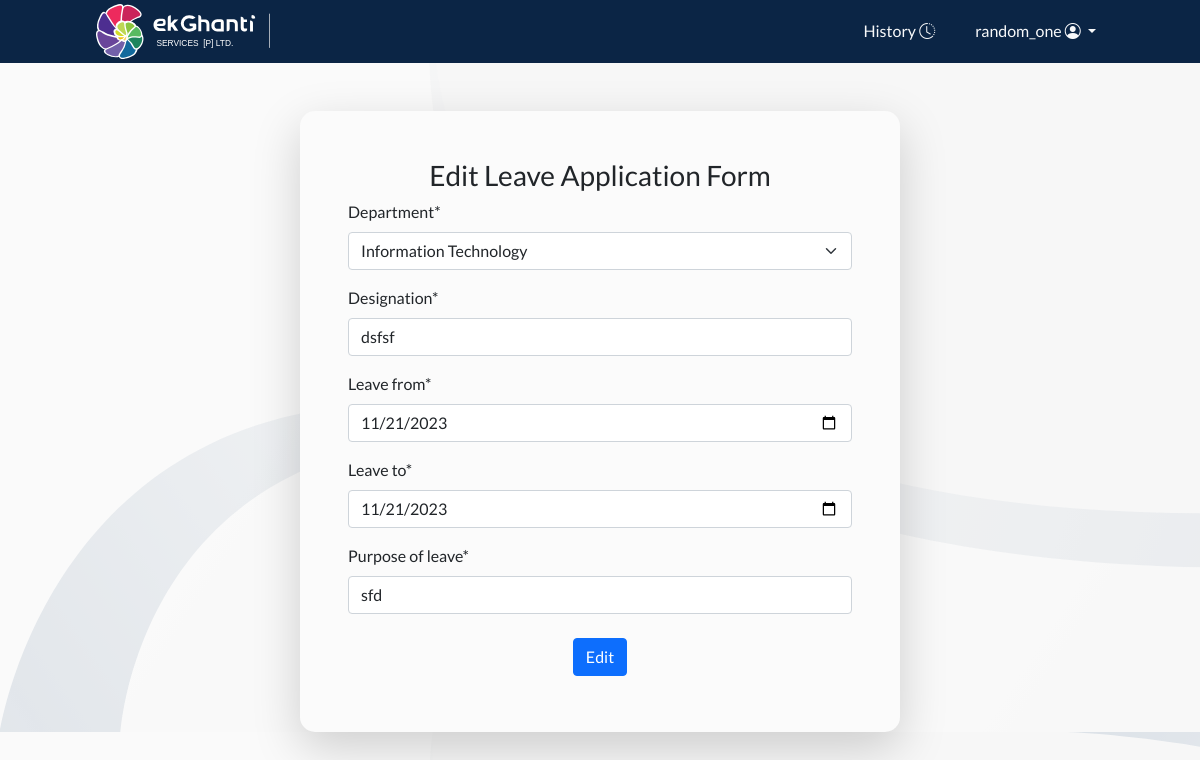
The app's page /edit_form/40/ (signed in), older data.
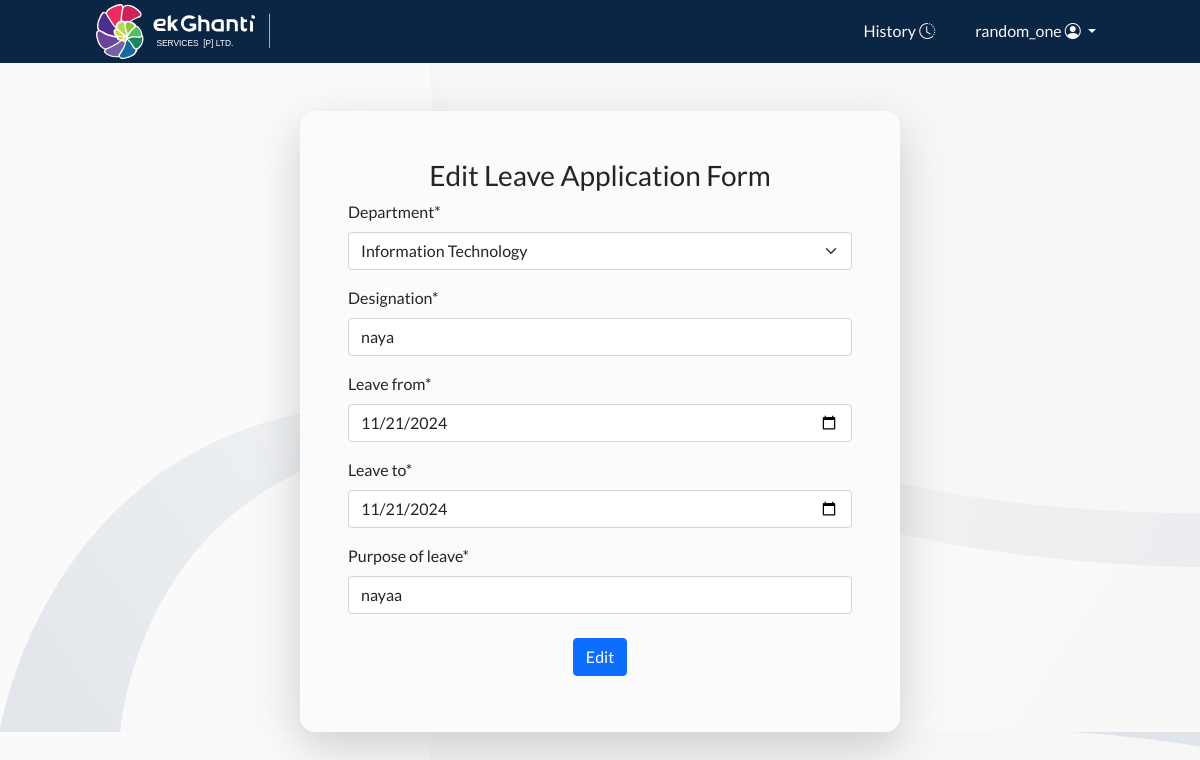
The same page, newer data.
### leaveapp/models.py (models this page shows, shortened)
class LeaveRequest(models.Model):
    DEPARTMENT_CHOICES = [
        ('IT','Information Technology'),
        ('HR','Human Resource'),
        ('BS','Business'),
    ]
    name = models.CharField(max_length=50)
    designation = models.CharField(max_length=30)
    department = models.CharField(max_length=30,choices=DEPARTMENT_CHOICES)
    leave_from = models.DateField()
    leave_to = models.DateField()
    total_leave_days = models.IntegerField(default=0)
    purpose_of_leave = models.CharField(max_length=50)
    leave_applied_date = models.DateField(auto_now_add=True)
    signature_of_applicant = models.CharField(max_length=30)
    approved_by_supervisor = models.BooleanField(default=False)
    approved_by_hr = models.BooleanField(default=False)
    user = models.ForeignKey(User,on_delete=models.SET_NULL,null=True,blank=True)

### leaveapp/views.py (the view)
# urls.py: path('edit_form/<int:id>/',edit_leave_request,name='edit_form'),
@login_required(login_url='login_user')
def edit_leave_request(request,id):
    leave_request = get_object_or_404(LeaveRequest,id=id)
    edit_form = LeaveRequestForm(instance=leave_request)
    if request.method == 'POST':
        edit_form = LeaveRequestForm(request.POST,instance=leave_request)
        if edit_form.is_valid():
            edit_form.save()
            messages.success(request,"The form has been successfully updated.")
            return redirect('history')
        else:
            messages.error(request,"Please! correct the errors:")
    else:
        edit_form = LeaveRequestForm(instance=leave_request)
    context = {
        'edit_form' : edit_form,
        'leave_request':leave_request,
    }
    return render(request,'edit_form.html',context)

### leaveapp/forms.py (shortened to what this page needs)
class LeaveRequestForm(forms.ModelForm):
    class Meta:
        model = LeaveRequest
        fields = [
            'department',
            'designation',
            'leave_from',
            'leave_to',
            'purpose_of_leave',
        ]
    designation = forms.CharField(max_length=30)
    department = forms.ChoiceField(
        choices=LeaveRequest.DEPARTMENT_CHOICES
    )
    leave_from = forms.DateField(widget=forms.DateInput(attrs={'type':'date'}),initial=date.today())
    leave_to = forms.DateField(widget=forms.DateInput(attrs={'type':'date'}),initial=date.today())
    purpose_of_leave = forms.CharField(max_length=50)

### leaveapp/templates/edit_form.html (shortened to what this page needs)
{% extends 'base.html' %}
{% block navbar %}
{% include 'navbar.html' %}
{% endblock navbar %}
{% block content %}
{% load crispy_forms_tags %}
<div class="container form-custom mt-5 shadow-lg p-5 form-container">
    <h3 class="text-center  ">Edit Leave Application Form</h3>
    <form method="post" class="d-flex flex-column align-items-center">
        <div class=" w-100">
             {{ edit_form | crispy }}
        </div>
       <div>
            <button class="btn btn-primary my-2 " name='edit'>Edit</button>
       </div>
    </form>
</div>
{% endblock content %}

Row changes from the older to the newer data that the page shows:
changed LeaveRequest "Information Technology": designation "dsfsf" → "naya"; leave_from "11/21/2023" → "11/21/2024"; leave_to "11/21/2023" → "11/21/2024"; purpose_of_leave "sfd" → "nayaa"
